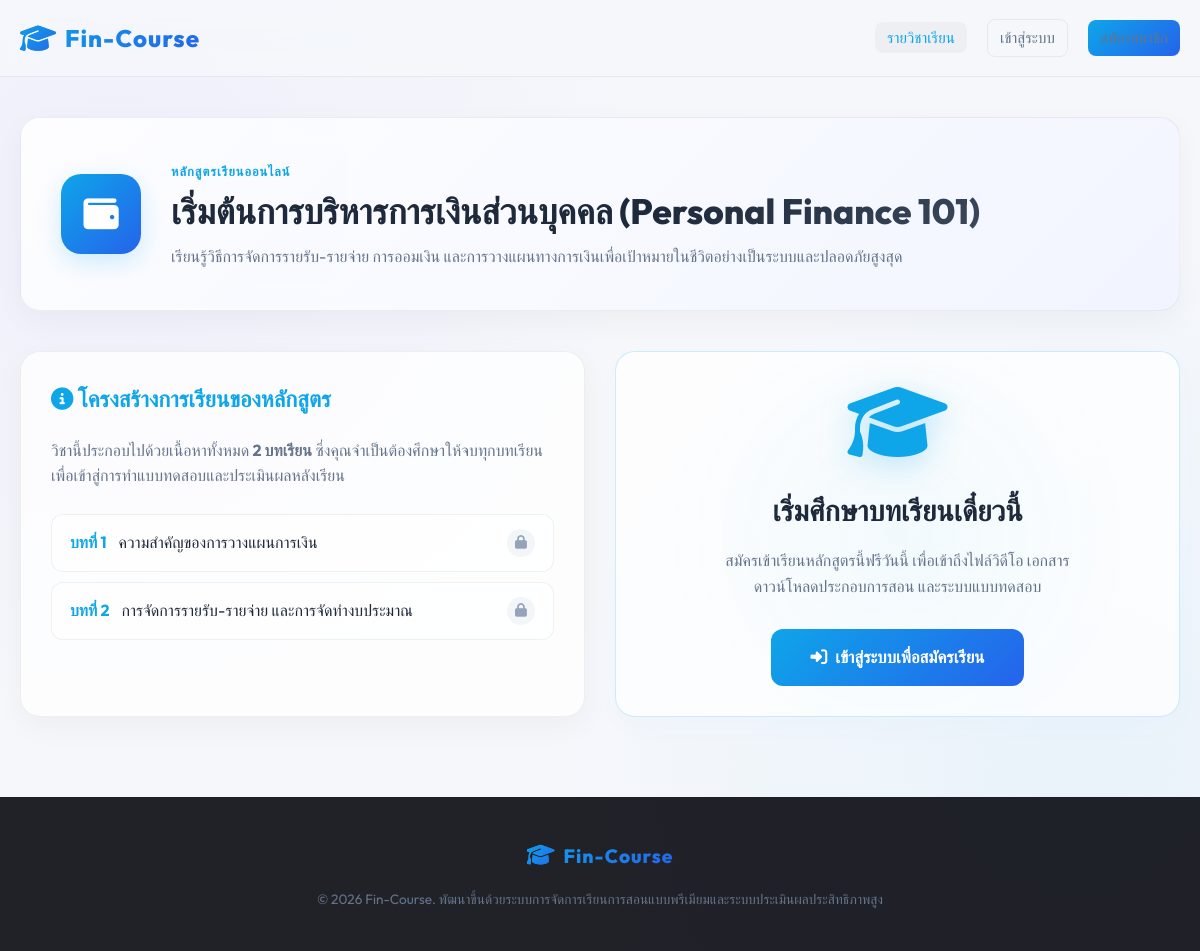
The page /pages/course_detail.php?id=1 on the database its author committed.
### tables this page shows
CREATE TABLE IF NOT EXISTS courses (
    id INT AUTO_INCREMENT PRIMARY KEY,
    title VARCHAR(150) NOT NULL,
    description TEXT,
    teacher_id INT NOT NULL,
    thumbnail VARCHAR(255) DEFAULT 'default_course.jpg',
    created_at TIMESTAMP DEFAULT CURRENT_TIMESTAMP,
    FOREIGN KEY (teacher_id) REFERENCES users(id) ON DELETE CASCADE
);

CREATE TABLE IF NOT EXISTS lessons (
    id INT AUTO_INCREMENT PRIMARY KEY,
    course_id INT NOT NULL,
    title VARCHAR(150) NOT NULL,
    content TEXT,
    video_url VARCHAR(255) DEFAULT NULL,
    document_path VARCHAR(255) DEFAULT NULL,
    created_at TIMESTAMP DEFAULT CURRENT_TIMESTAMP,
    FOREIGN KEY (course_id) REFERENCES courses(id) ON DELETE CASCADE
);

### config.php (called while the page is built, shortened)
<?php
function isLoggedIn() {
    return isset($_SESSION['user_id']);
}
?>

### pages/course_detail.php (the view, shortened to what this page needs)
<?php
require_once __DIR__ . '/../config.php';
$course_id = (int)($_GET['id'] ?? 0);
$stmt = $pdo->prepare("SELECT c.*, u.fullname as teacher_name FROM courses c JOIN users u ON c.teacher_id = u.id WHERE c.id = ?");
$stmt->execute([$course_id]);
$course = $stmt->fetch();
$stmt = $pdo->prepare("SELECT * FROM lessons WHERE course_id = ? ORDER BY id ASC");
$stmt->execute([$course_id]);
$lessons = $stmt->fetchAll();
$isEnrolled = false;
require_once __DIR__ . '/../includes/header.php';
?>
<div class="container" style="margin-top: 40px; margin-bottom: 60px;">
    <div class="glass-card course-banner animate-slide-in" style="margin-bottom: 30px; padding: 40px;">
        <div style="display: flex; flex-wrap: wrap; gap: 30px; align-items: center;">
            <div style="width: 80px; height: 80px; border-radius: 20px; background: var(--primary-grad); display: flex; align-items: center; justify-content: center; font-size: 2.2rem; color: #fff; box-shadow: var(--shadow-neon);">
                <?php if ($course['id'] == 1): ?>
                    <i class="fa-solid fa-wallet"></i>
                <?php else: ?>
                    <i class="fa-solid fa-chart-line"></i>
                <?php endif; ?>
            </div>
            <div style="flex-grow: 1;">
                <span style="font-size: 0.8rem; font-weight: 700; color: var(--accent); text-transform: uppercase; letter-spacing: 1px;">หลักสูตรเรียนออนไลน์</span>
                <h1 style="font-size: 2.2rem; font-weight: 800; margin-top: 5px; margin-bottom: 10px; line-height: 1.3; background: linear-gradient(135deg, #1e293b 50%, #475569 100%); -webkit-background-clip: text; -webkit-text-fill-color: transparent;">
                    <?= htmlspecialchars($course['title']) ?>
                </h1>
                <p style="color: var(--text-secondary); max-width: 800px; font-size: 1rem;"><?= htmlspecialchars($course['description']) ?></p>
            </div>
        </div>
    </div>
    <?php if (!$isEnrolled): ?>
        <div class="grid-2 animate-slide-in" style="margin-top: 40px;">
            <div class="glass-card">
                <h2 style="font-size: 1.4rem; font-weight: 700; margin-bottom: 20px; color: var(--accent);"><i class="fa-solid fa-circle-info"></i> โครงสร้างการเรียนของหลักสูตร</h2>
                <p style="color: var(--text-secondary); margin-bottom: 25px;">วิชานี้ประกอบไปด้วยเนื้อหาทั้งหมด <strong><?= count($lessons) ?> บทเรียน</strong> ซึ่งคุณจำเป็นต้องศึกษาให้จบทุกบทเรียนเพื่อเข้าสู่การทำแบบทดสอบและประเมินผลหลังเรียน</p>
                <div class="lesson-list">
                    <?php foreach ($lessons as $i => $lesson): ?>
                        <div class="lesson-item" style="cursor: default;">
                            <span class="lesson-num">บทที่ <?= $i + 1 ?></span>
                            <span style="flex-grow: 1;"><?= htmlspecialchars($lesson['title']) ?></span>
                            <span style="color: #94a3b8; background: rgba(148, 163, 184, 0.1); width: 28px; height: 28px; display: inline-flex; align-items: center; justify-content: center; border-radius: 50%; font-size: 0.85rem;"><i class="fa-solid fa-lock"></i></span>
                        </div>
                    <?php endforeach; ?>
                </div>
            </div>
            <div class="glass-card" style="display: flex; flex-direction: column; justify-content: center; align-items: center; text-align: center; border-color: rgba(14, 165, 233, 0.2); background: radial-gradient(circle at center, rgba(14, 165, 233, 0.04) 0%, transparent 70%), var(--bg-card); box-shadow: 0 10px 30px rgba(14, 165, 233, 0.02);">
                <i class="fa-solid fa-graduation-cap" style="font-size: 5rem; color: var(--accent); margin-bottom: 25px; filter: drop-shadow(0 8px 15px rgba(14, 165, 233, 0.25));"></i>
                <h2 style="font-size: 1.8rem; font-weight: 800; margin-bottom: 15px;">เริ่มศึกษาบทเรียนเดี๋ยวนี้</h2>
                <p style="color: var(--text-secondary); max-width: 380px; margin-bottom: 30px;">สมัครเข้าเรียนหลักสูตรนี้ฟรีวันนี้ เพื่อเข้าถึงไฟล์วิดีโอ เอกสารดาวน์โหลดประกอบการสอน และระบบแบบทดสอบ</p>
                <?php if (!isLoggedIn()): ?>
                    <a href="index.php?page=login" class="btn btn-primary" style="padding: 15px 40px; font-size: 1.05rem; border-radius: 12px;">
                        <i class="fa-solid fa-right-to-bracket mr-1"></i> เข้าสู่ระบบเพื่อสมัครเรียน
                    </a>
                <?php else: ?>
                    <a href="index.php?page=home&enroll_id=<?= $course['id'] ?>" class="btn btn-primary" style="padding: 15px 40px; font-size: 1.05rem; border-radius: 12px; box-shadow: var(--shadow-neon);">
                        <i class="fa-solid fa-plus-circle mr-1"></i> ยืนยันสมัครเรียนทันที
                    </a>
                <?php endif; ?>
            </div>
        </div>
    <?php endif; ?>
</div>
<?php require_once __DIR__ . '/../includes/footer.php'; ?>

### assets/css/style.css (style rules this page uses)
:root { --bg-dark: #f5f7fb; --bg-card: rgba(255, 255, 255, 0.75); --bg-card-hover: rgba(255, 255, 255, 0.95); --border-color: rgba(0, 0, 0, 0.06); --text-primary: #1e293b; --text-secondary: #64748b; --primary-grad: linear-gradient(135deg, #0ea5e9 0%, #2563eb 100%); --secondary-grad: linear-gradient(135deg, #a855f7 0%, #7c3aed 100%); --danger-grad: linear-gradient(135deg, #ef4444 0%, #dc2626 100%); --success-grad: linear-gradient(135deg, #10b981 0%, #059669 100%); --accent: #0ea5e9; --accent-purple: #8b5cf6; --shadow-neon: 0 8px 25px rgba(14, 165, 233, 0.2); --shadow-purple: 0 8px 25px rgba(139, 92, 246, 0.2); }
* { margin: 0; padding: 0; box-sizing: border-box; }
body { background-color: var(--bg-dark); font-family: 'Outfit', 'Sarabun', sans-serif; color: var(--text-primary); line-height: 1.6; min-height: 100vh; overflow-x: hidden; background-image: radial-gradient(circle at 10% 20%, rgba(139, 92, 246, 0.05) 0%, transparent 40%), radial-gradient(circle at 90% 80%, rgba(14, 165, 233, 0.05) 0%, transparent 40%); background-attachment: fixed; }
.container { max-width: 1200px; margin: 0 auto; padding: 0 20px; }
.glass-card { background: var(--bg-card); backdrop-filter: blur(15px); -webkit-backdrop-filter: blur(15px); border: 1px solid var(--border-color); border-radius: 20px; padding: 30px; box-shadow: 0 10px 30px rgba(0, 0, 0, 0.04); transition: all 0.3s cubic-bezier(0.4, 0, 0.2, 1); }
.btn { display: inline-flex; align-items: center; justify-content: center; gap: 8px; padding: 10px 22px; border-radius: 12px; font-weight: 600; font-size: 0.95rem; cursor: pointer; transition: all 0.3s cubic-bezier(0.4, 0, 0.2, 1); text-decoration: none; border: none; }
.btn-primary { background: var(--primary-grad); color: #fff; }
.grid-2 { display: grid; grid-template-columns: repeat(auto-fill, minmax(450px, 1fr)); gap: 30px; }
.lesson-list { display: flex; flex-direction: column; gap: 10px; }
.lesson-item { display: flex; align-items: center; gap: 12px; padding: 14px 18px; border-radius: 12px; background: rgba(255, 255, 255, 0.6); border: 1px solid var(--border-color); cursor: pointer; text-decoration: none; color: var(--text-primary); transition: all 0.2s; }
.lesson-num { font-weight: 700; color: var(--accent); }
.animate-slide-in { animation: slideIn 0.4s cubic-bezier(0.16, 1, 0.3, 1) forwards; }

### pages/course_detail.php (style rules this page uses)
.course-banner { background: linear-gradient(135deg, rgba(255, 255, 255, 0.85) 0%, rgba(240, 244, 255, 0.85) 100%) !important; border: 1px solid var(--border-color); }
.lesson-item { transition: all 0.25s cubic-bezier(0.4, 0, 0.2, 1) !important; }

### rows shown on the page
courses: title "เริ่มต้นการบริหารการเงินส่วนบุคคล (Personal Finance 101)", description "เรียนรู้วิธีการจัดการรายรับ-รายจ่าย การออมเงิน และการวางแผนทางการเงินเพื่อเป้าหมายในชีวิตอย่างเป็นระบบและปลอดภัยสูงสุด"
lessons: title "ความสำคัญของการวางแผนการเงิน"
lessons: title "การจัดการรายรับ-รายจ่าย และการจัดทำงบประมาณ"

### other values the page prints
count($lessons) "2"
